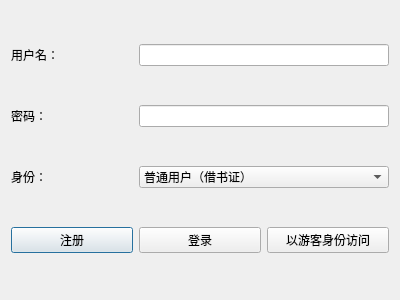
<?xml version="1.0" encoding="UTF-8"?>
<ui version="4.0">
 <class>LogInDialog</class>
 <widget class="QDialog" name="LogInDialog">
  <property name="geometry">
   <rect>
    <x>0</x>
    <y>0</y>
    <width>400</width>
    <height>300</height>
   </rect>
  </property>
  <property name="windowTitle">
   <string>登录</string>
  </property>
  <layout class="QGridLayout" name="gridLayout">
   <item row="0" column="0">
    <widget class="QLabel" name="label">
     <property name="text">
      <string>用户名：</string>
     </property>
    </widget>
   </item>
   <item row="0" column="1" colspan="2">
    <widget class="QLineEdit" name="userLineEdit"/>
   </item>
   <item row="1" column="0">
    <widget class="QLabel" name="label_2">
     <property name="text">
      <string>密码：</string>
     </property>
    </widget>
   </item>
   <item row="1" column="1" colspan="2">
    <widget class="QLineEdit" name="passwordLineEdit">
     <property name="echoMode">
      <enum>QLineEdit::Password</enum>
     </property>
    </widget>
   </item>
   <item row="2" column="0">
    <widget class="QLabel" name="label_3">
     <property name="text">
      <string>身份：</string>
     </property>
    </widget>
   </item>
   <item row="3" column="0">
    <widget class="QPushButton" name="regRushButton">
     <property name="text">
      <string>注册</string>
     </property>
    </widget>
   </item>
   <item row="3" column="1">
    <widget class="QPushButton" name="logInPushButton">
     <property name="text">
      <string>登录</string>
     </property>
    </widget>
   </item>
   <item row="3" column="2">
    <widget class="QPushButton" name="pushButton_2">
     <property name="text">
      <string>以游客身份访问</string>
     </property>
    </widget>
   </item>
   <item row="2" column="1" colspan="2">
    <widget class="QComboBox" name="logInComboBox">
     <item>
      <property name="text">
       <string>普通用户（借书证）</string>
      </property>
     </item>
     <item>
      <property name="text">
       <string>管理员</string>
      </property>
     </item>
    </widget>
   </item>
  </layout>
 </widget>
 <resources/>
 <connections/>
</ui>
